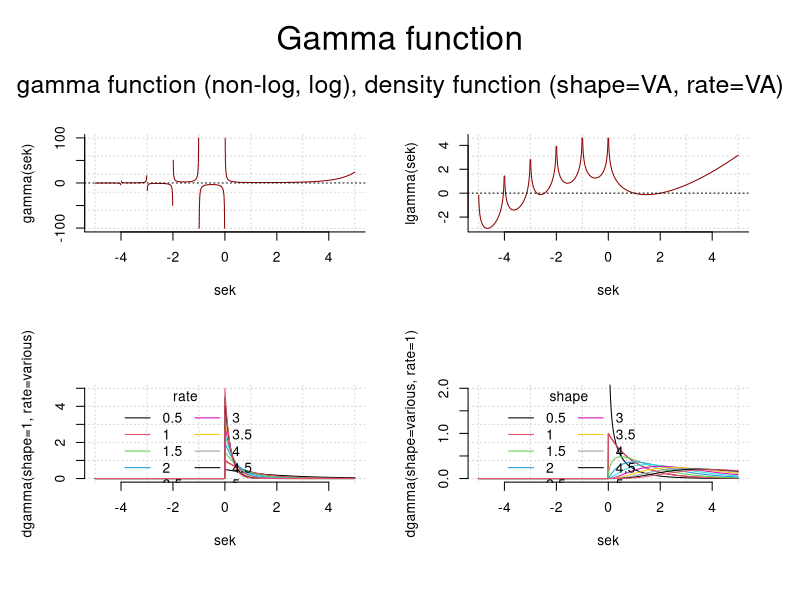

Generate this figure with R:
# file:
# ptII_quan_Bayes_Gamma-distribution.r

# location:
# chap. 6 [6.12]
# Die Wahl priorer Verteilungen



sek <- seq(-5,5,0.01)

par(mfrow=c(2,2), oma=c(2,1,4,1), "cex.axis"=1, bty="l")

plot(sek,gamma(sek), type="l", col="darkred", pre.plot=grid())
abline(h=0, lty=3, col="black")
plot(sek,lgamma(sek), type="l", col="darkred", pre.plot=grid())
abline(h=0, lty=3, col="black")     

plot(sek, dgamma(sek, shape=1, rate=1), type="l", col="darkred", ylim=c(0,5), bty="n", pre.plot=grid(),
     ylab="dgamma(shape=1, rate=various)")
rates <- seq(0.5,5,0.5)
for(i in 1:length(rates))
{
  lines(sek, dgamma(sek, shape=1, rate=rates[i]), col=i)
}
legend("topleft", legend=as.character(rates), col=1:length(rates), lwd=1,
       bty="n", cex=1, title="rate", ncol=2, inset=c(0.1,0))

plot(sek, dgamma(sek, shape=1, rate=1), type="l", col="darkred", ylim=c(0,2), bty="n", pre.plot=grid(),
     ylab="dgamma(shape=various, rate=1)")
shapes <- seq(0.5,5,0.5)
for(i in 1:length(shapes))
{
  lines(sek, dgamma(sek, shape=shapes[i],rate=1), col=i)
}
legend("topleft", legend=as.character(shapes), col=1:length(shapes), lwd=1,
       bty="n", cex=1, title="shape", ncol=2, inset=c(0.1,0))

mtext("Gamma function", side=3, line=0.8, cex=2, outer=TRUE)
mtext("gamma function (non-log, log), density function (shape=VA, rate=VA)", side=3, line=-1.8, cex=1.5, outer=TRUE)

